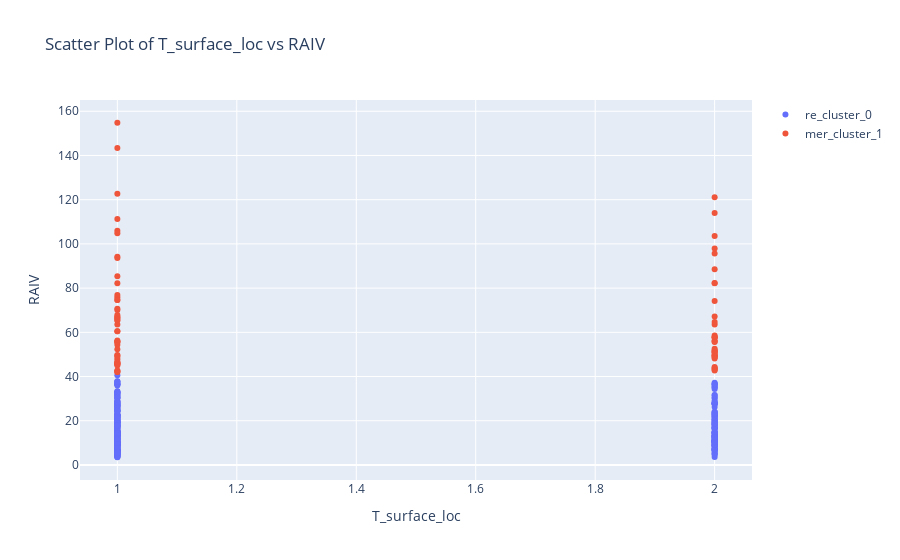
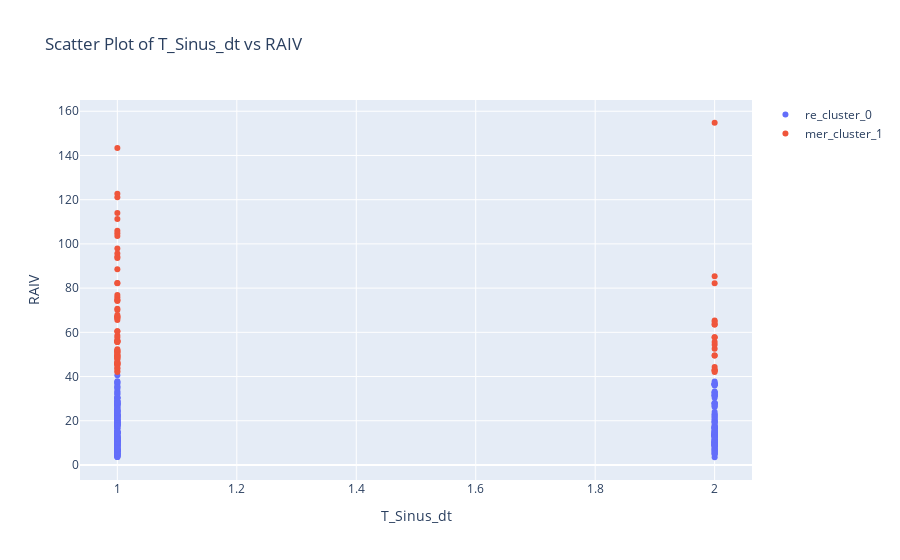
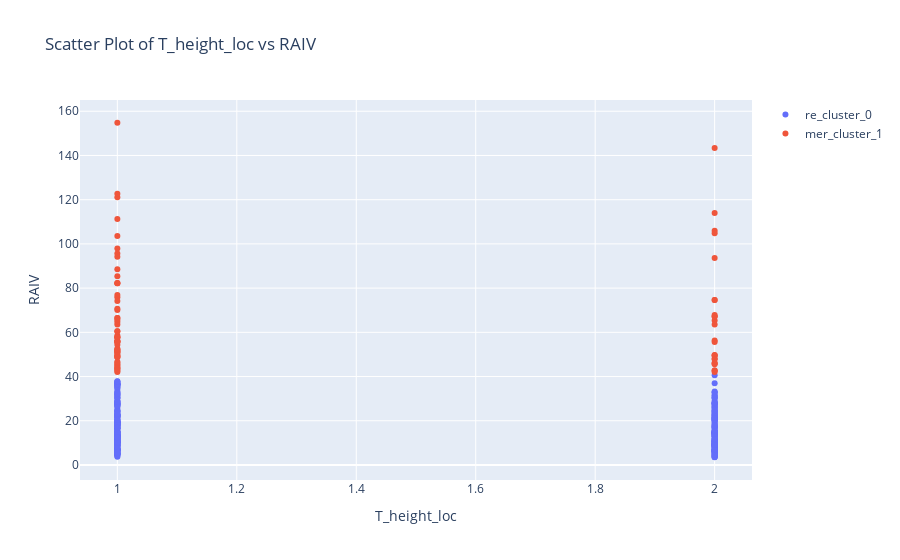
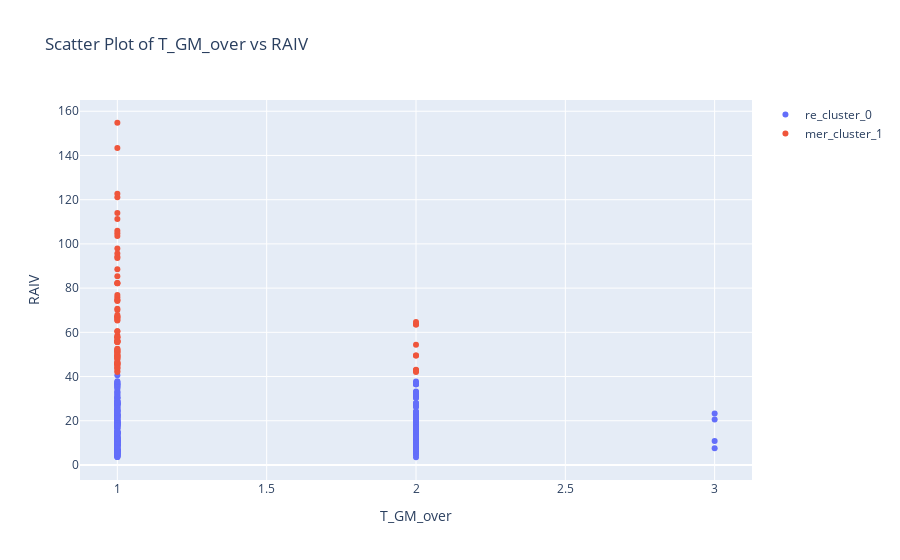

Here is the notebook cell these charts were saved with, in order:
### Code cell
# Create a list of variable names
variable_names = ['T_surface_loc', 'T_Sinus_dt', 'T_height_loc', 'T_GM_over', 'T_size', 'T_exophytic', 'T_near_Ureter', 'T_rel_Ureter', 'T_APX', 'Total', 'T_size_exo','RAIV']

# Loop through each variable and create a scatter plot for each cluster
for variable in variable_names:
    # Create a scatter plot for cluster 0
    trace_cluster_0 = go.Scatter(
        x=re_cluster_0[variable],
        y=re_cluster_0['RAIV'],
        mode='markers',
        name='re_cluster_0'
    )

    # Create a scatter plot for cluster 1
    trace_cluster_1 = go.Scatter(
        x=re_cluster_1[variable],
        y=re_cluster_1['RAIV'],
        mode='markers',
        name='mer_cluster_1'
    )

    # Create layout
    layout = go.Layout(
        title="Scatter Plot of {} vs RAIV".format(variable),
        xaxis=dict(title=variable),
        yaxis=dict(title='RAIV')
    )

    # Create figure and add traces
    fig = go.Figure(data=[trace_cluster_0, trace_cluster_1], layout=layout)

    # Show plot
    fig.show()

### Figure 1 — Plotly figure (JSON) as saved in the notebook; plotly's stock layout.template omitted (floating-point values rounded to 4 significant figures; data arrays with more than 128 entries replaced by an {"elided": "..."} marker saying what was removed)
{"data": [{"mode": "markers", "name": "re_cluster_0", "type": "scatter", "x": {"elided": "307 int values"}, "y": {"elided": "307 float values"}}, {"mode": "markers", "name": "mer_cluster_1", "type": "scatter", "x": [2, 1, 1, 2, 1, 2, 2, 1, 1, 2, 2, 1, 2, 1, 1, 1, 2, 2, 2, 2, 1, 2, 1, 2, 1, 1, 1, 1, 1, 2, 1, 1, 1, 1, 1, 1, 1, 1, 1, 2, 2, 2, 1, 2, 2, 2, 2, 1, 2, 2, 2, 1, 2, 1, 1, 2, 2, 2, 2, 2, 1, 1, 2, 1, 1, 1, 2, 2, 1, 1, 2, 1, 2, 1, 1, 1, 1, 1, 1, 1, 2, 1], "y": [51.1, 46.1, 42.5, 56.3, 65.3, 51.1, 95.7, 45, 55.8, 48.2, 58.6, 85.4, 114, 75.9, 154.8, 45.6, 57.8, 44.3, 43.6, 48.8, 46, 51.6, 45.6, 67.2, 66.5, 94.2, 74.6, 111.3, 66.5, 103.6, 49.7, 46.2, 55.6, 143.4, 46.7, 67.2, 76.9, 42.1, 93.6, 43.9, 82.3, 88.5, 82.2, 49.7, 52.6, 74.2, 55.8, 56.3, 57.8, 82.2, 51.9, 54.4, 43.1, 42.7, 63.6, 42.7, 63.6, 64.7, 49.5, 49.5, 42.1, 60.5, 48.9, 67.8, 70.1, 106, 50.6, 57.7, 60.5, 52.3, 55.6, 47.8, 121.1, 122.7, 74.6, 49.5, 65.6, 104.8, 48.9, 55.6, 97.9, 70.7]}], "layout": {"title": {"text": "Scatter Plot of T_surface_loc vs RAIV"}, "xaxis": {"title": {"text": "T_surface_loc"}}, "yaxis": {"title": {"text": "RAIV"}}}}

### Figure 2 — Plotly figure (JSON) as saved in the notebook; plotly's stock layout.template omitted (floating-point values rounded to 4 significant figures; data arrays with more than 128 entries replaced by an {"elided": "..."} marker saying what was removed)
{"data": [{"mode": "markers", "name": "re_cluster_0", "type": "scatter", "x": {"elided": "307 int values"}, "y": {"elided": "307 float values"}}, {"mode": "markers", "name": "mer_cluster_1", "type": "scatter", "x": [1, 1, 1, 1, 2, 1, 1, 1, 1, 1, 1, 2, 1, 1, 2, 1, 2, 2, 1, 1, 1, 1, 1, 1, 1, 1, 1, 1, 1, 1, 1, 1, 1, 1, 1, 1, 1, 1, 1, 1, 1, 1, 1, 1, 2, 1, 1, 1, 2, 2, 1, 2, 2, 2, 2, 2, 2, 2, 2, 2, 2, 1, 1, 1, 1, 1, 1, 1, 1, 1, 1, 1, 1, 1, 1, 1, 1, 1, 1, 2, 1, 1], "y": [51.1, 46.1, 42.5, 56.3, 65.3, 51.1, 95.7, 45, 55.8, 48.2, 58.6, 85.4, 114, 75.9, 154.8, 45.6, 57.8, 44.3, 43.6, 48.8, 46, 51.6, 45.6, 67.2, 66.5, 94.2, 74.6, 111.3, 66.5, 103.6, 49.7, 46.2, 55.6, 143.4, 46.7, 67.2, 76.9, 42.1, 93.6, 43.9, 82.3, 88.5, 82.2, 49.7, 52.6, 74.2, 55.8, 56.3, 57.8, 82.2, 51.9, 54.4, 43.1, 42.7, 63.6, 42.7, 63.6, 64.7, 49.5, 49.5, 42.1, 60.5, 48.9, 67.8, 70.1, 106, 50.6, 57.7, 60.5, 52.3, 55.6, 47.8, 121.1, 122.7, 74.6, 49.5, 65.6, 104.8, 48.9, 55.6, 97.9, 70.7]}], "layout": {"title": {"text": "Scatter Plot of T_Sinus_dt vs RAIV"}, "xaxis": {"title": {"text": "T_Sinus_dt"}}, "yaxis": {"title": {"text": "RAIV"}}}}

### Figure 3 — Plotly figure (JSON) as saved in the notebook; plotly's stock layout.template omitted (floating-point values rounded to 4 significant figures; data arrays with more than 128 entries replaced by an {"elided": "..."} marker saying what was removed)
{"data": [{"mode": "markers", "name": "re_cluster_0", "type": "scatter", "x": {"elided": "307 int values"}, "y": {"elided": "307 float values"}}, {"mode": "markers", "name": "mer_cluster_1", "type": "scatter", "x": [1, 2, 1, 1, 2, 1, 1, 1, 1, 2, 1, 1, 2, 1, 1, 1, 1, 1, 1, 1, 2, 1, 2, 2, 1, 1, 2, 1, 1, 1, 1, 1, 2, 2, 1, 2, 1, 1, 2, 1, 1, 1, 1, 2, 1, 1, 1, 2, 1, 1, 1, 1, 1, 2, 1, 2, 2, 1, 2, 2, 2, 1, 1, 2, 1, 2, 1, 1, 1, 1, 1, 2, 1, 1, 2, 1, 1, 2, 1, 1, 1, 1], "y": [51.1, 46.1, 42.5, 56.3, 65.3, 51.1, 95.7, 45, 55.8, 48.2, 58.6, 85.4, 114, 75.9, 154.8, 45.6, 57.8, 44.3, 43.6, 48.8, 46, 51.6, 45.6, 67.2, 66.5, 94.2, 74.6, 111.3, 66.5, 103.6, 49.7, 46.2, 55.6, 143.4, 46.7, 67.2, 76.9, 42.1, 93.6, 43.9, 82.3, 88.5, 82.2, 49.7, 52.6, 74.2, 55.8, 56.3, 57.8, 82.2, 51.9, 54.4, 43.1, 42.7, 63.6, 42.7, 63.6, 64.7, 49.5, 49.5, 42.1, 60.5, 48.9, 67.8, 70.1, 106, 50.6, 57.7, 60.5, 52.3, 55.6, 47.8, 121.1, 122.7, 74.6, 49.5, 65.6, 104.8, 48.9, 55.6, 97.9, 70.7]}], "layout": {"title": {"text": "Scatter Plot of T_height_loc vs RAIV"}, "xaxis": {"title": {"text": "T_height_loc"}}, "yaxis": {"title": {"text": "RAIV"}}}}

### Figure 4 — Plotly figure (JSON) as saved in the notebook; plotly's stock layout.template omitted (floating-point values rounded to 4 significant figures; data arrays with more than 128 entries replaced by an {"elided": "..."} marker saying what was removed)
{"data": [{"mode": "markers", "name": "re_cluster_0", "type": "scatter", "x": {"elided": "307 int values"}, "y": {"elided": "307 float values"}}, {"mode": "markers", "name": "mer_cluster_1", "type": "scatter", "x": [1, 1, 1, 1, 1, 1, 1, 1, 1, 1, 1, 1, 1, 1, 1, 1, 1, 1, 1, 1, 1, 1, 1, 1, 1, 1, 1, 1, 1, 1, 1, 1, 1, 1, 1, 1, 1, 1, 1, 1, 1, 1, 1, 1, 1, 1, 1, 1, 1, 1, 1, 2, 2, 2, 2, 2, 2, 2, 2, 2, 2, 1, 1, 1, 1, 1, 1, 1, 1, 1, 1, 1, 1, 1, 1, 1, 1, 1, 1, 1, 1, 1], "y": [51.1, 46.1, 42.5, 56.3, 65.3, 51.1, 95.7, 45, 55.8, 48.2, 58.6, 85.4, 114, 75.9, 154.8, 45.6, 57.8, 44.3, 43.6, 48.8, 46, 51.6, 45.6, 67.2, 66.5, 94.2, 74.6, 111.3, 66.5, 103.6, 49.7, 46.2, 55.6, 143.4, 46.7, 67.2, 76.9, 42.1, 93.6, 43.9, 82.3, 88.5, 82.2, 49.7, 52.6, 74.2, 55.8, 56.3, 57.8, 82.2, 51.9, 54.4, 43.1, 42.7, 63.6, 42.7, 63.6, 64.7, 49.5, 49.5, 42.1, 60.5, 48.9, 67.8, 70.1, 106, 50.6, 57.7, 60.5, 52.3, 55.6, 47.8, 121.1, 122.7, 74.6, 49.5, 65.6, 104.8, 48.9, 55.6, 97.9, 70.7]}], "layout": {"title": {"text": "Scatter Plot of T_GM_over vs RAIV"}, "xaxis": {"title": {"text": "T_GM_over"}}, "yaxis": {"title": {"text": "RAIV"}}}}
